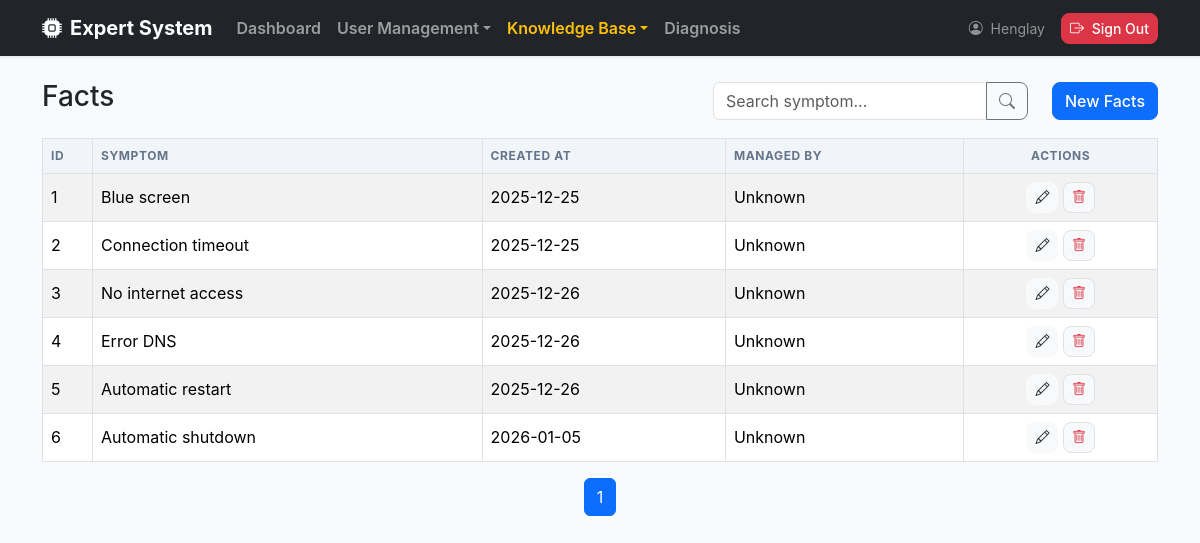
Page /facts/ (signed in) on the committed database.
### app/models/user.py (models this page shows, shortened)
class User(UserMixin, db.Model):
    __tablename__ = "users"
    id = db.Column(db.Integer, primary_key=True)
    username = db.Column(db.String(80), unique=True, nullable=False)
    email = db.Column(db.String(120), unique=True, nullable=False)
    full_name = db.Column(db.String(120), nullable=False)
    is_active = db.Column(db.Boolean, default=True, nullable=False)
    password_hash = db.Column(db.String(255), nullable=False)
    created_at = db.Column(db.DateTime, default=datetime.utcnow, nullable=False)
    updated_at = db.Column(
        db.DateTime, default=datetime.utcnow, onupdate=datetime.utcnow, nullable=False
    )
    roles = db.relationship("Role", secondary= user_roles, back_populates="users")
    facts = db.relationship("Fact", back_populates="user")
    rules = db.relationship("Rule", back_populates="user")
    def has_role(self, role_name: str) -> bool:
        return any(role.name == role_name for role in self.roles) # type: ignore

### app/models/fact.py (models this page shows, shortened)
class Fact(db.Model):
    __tablename__="facts"
    id = db.Column(db.Integer, primary_key=True)
    name = db.Column(db.String(255), unique=True, nullable=False)
    created_at = db.Column(db.DateTime, default=datetime.utcnow, nullable=False)
    updated_at = db.Column(db.DateTime, default=datetime.utcnow, onupdate=datetime.utcnow, nullable=False)
    user_id = db.Column(db.Integer, db.ForeignKey("users.id"), nullable=True)
    rules = db.relationship("Rule", secondary=rule_facts, back_populates="facts")
    user = db.relationship("User", back_populates="facts")

### app/routes/fact_routes.py (the view)
@fact_bp.route("/")
@login_required
@role_required("Admin", "Expert")
def index():
    search_query =  request.args.get("q", "").strip()
    page = request.args.get("page", 1, type=int)
    pagination = FactService.get_fact_all(search_query, page)
    return render_template("facts/index.html",
                           facts=pagination.items,
                           pagination=pagination,
                           search_query=search_query,
                          )

### app/decorator_method/role_perm_decorator.py (called while the page is built)
def role_required(*rolenames):
    def decorator(fn):
        @wraps(fn)
        def wrapped(*args, **kwargs):
            if not any(current_user.has_role(role) for role in rolenames):
                abort(403)
            return fn(*args, **kwargs)
        return wrapped
    return decorator

### app/services/fact_service.py (called while the page is built)
    @staticmethod
    def get_fact_all(search_query: str, page: int, per_page: int = 10) :
        query = Fact.query.order_by(Fact.id.asc())
        if search_query:
            query = query.filter(Fact.name.ilike(f"%{search_query}%"))
        return query.paginate(page=page, per_page=per_page, error_out=False)

### app/templates/facts/index.html (shortened to what this page needs)
{% extends "layouts/base.html" %}
{% block content %}
<div class="d-flex justify-content-between align-items-center mb-3">
    <h1 class="h3 ">Facts</h1>
    <form action="{{ url_for('facts.index') }}" method="GET" class="d-flex ms-auto me-4">
        <div class="input-group">
            <input type="text" name="q" class="form-control" placeholder="Search symptom..."
                value="{{ request.args.get('q', '') }}">
            <button class="btn btn-outline-secondary" type="submit"><i class="bi bi-search"></i></button>
        </div>
    </form>
    <a href="{{ url_for('facts.create') }}" class="btn btn-primary">New Facts</a>
</div>
{% if facts %}
<table class="table table-bordered table-striped align-middle">
    <thead>
        <tr>
            <th style="width: 50px;">Id</th>
            <th>Symptom</th>
            <th>Created At</th>
            <th>Managed By</th>
            <th class="text-center">Actions</th>
        </tr>
    </thead>
    <tbody>
        {% for fact in facts %}
        <tr>
            <td>{{ fact.id }}</td>
            <td>{{ fact.name }}</td>
            <td>{{ fact.created_at.strftime('%Y-%m-%d') }}</td>
            <td>{{ fact.user.username if fact.user else 'Unknown' }}</td>
            <td class="text-center">
                <a href="{{ url_for('facts.edit', fact_id=fact.id) }}" class="btn btn-sm btn-light text-dark"
                    title="Edit">
                    <i class="bi bi-pencil"></i>
                </a>
                <button type="button" class="btn btn-sm btn-light border text-danger" data-bs-toggle="modal"
                    data-bs-target="#deleteModal" data-name="{{ fact.name }}"
                    data-url="{{ url_for('facts.delete', fact_id=fact.id) }}"
                    data-message="Are you sure you want to delete this symptom?">
                    <i class="bi bi-trash"></i></a>
                </button>
            </td>
        </tr>
        {%endfor%}
</table>
<nav>
    <ul class="pagination justify-content-center">
        {% for page_num in pagination.iter_pages() %}
        {% if page_num %}
        <li class="page-item {{ 'active' if page_num == pagination.page }}">
            <a class="page-link" href="{{ url_for('facts.index', page=page_num, q=search_query) }}">
                {{ page_num }}
            </a>
        </li>
        {% else %}
        <li class="page-item disabled"><span class="page-link">...</span></li>
        {% endif %}
        {% endfor %}
    </ul>
</nav>
{% else %}
<p class="text-muted">No facts defined or found.</p>
{% endif %}
{% endblock %}

### app/templates/layouts/base.html (shortened to what this page needs)
<!doctype html>
<html lang="en">
<head>
    <link href="https://cdn.jsdelivr.net/npm/bootstrap@5.3.3/dist/css/bootstrap.min.css" rel="stylesheet" />
    <link rel="stylesheet" href="https://cdn.jsdelivr.net/npm/bootstrap-icons@1.11.3/font/bootstrap-icons.min.css">
</head>
<body>
    <nav class="navbar navbar-expand-lg navbar-dark bg-dark sticky-top mb-4">
        <div class="container">
            {% if current_user.is_authenticated %}
            {% if current_user.has_role("Admin") or current_user.has_role('Expert')%}
            <a class="navbar-brand fw-bold d-flex align-items-center" href="{{ url_for('dashboard.index') }}">
                <i class="bi bi-cpu-fill me-2"></i> Expert System
            </a>
            {% endif %}
            {% else %}
            <a class="navbar-brand fw-bold d-flex align-items-center" href="{{ url_for('diagnosis.diagnose') }}">
                <i class="bi bi-cpu-fill me-2"></i> Expert System
            </a>
            {% endif %}
            {% if current_user.is_authenticated %}
            <div class="collapse navbar-collapse" id="navbarMain">
                <ul class="navbar-nav me-auto">
                    {% if current_user.has_role('Admin') %}
                    <li class="nav-item">
                        <a class="nav-link fw-semibold {% if request.blueprint == 'dashboard' %}text-warning{% endif %}"
                            href="{{ url_for('dashboard.index') }}">Dashboard</a>
                    </li>
                    <li class="nav-item dropdown">
                        <a class="nav-link dropdown-toggle fw-semibold "
                            href="#" data-bs-toggle="dropdown">User Management</a>
                    </li>
                    {% endif %}
                    {% if current_user.has_role('Admin') or current_user.has_role('Expert') %}
                    <li class="nav-item dropdown">
                        <a class="nav-link dropdown-toggle fw-semibold btn
                                    {% if request.blueprint == 'rules' or request.blueprint == 'facts' %}text-warning{% endif %}"
                            href="#" data-bs-toggle="dropdown">Knowledge Base</a>
                    </li>
                    {% endif %}
                    {% endif %}
                    <li class="nav-item">
                        <a class="nav-link fw-semibold {% if request.blueprint == 'diagnosis' %}text-warning{% endif %}"
                            href="{{ url_for('diagnosis.diagnose') }}">Diagnosis</a>
                    </li>
                </ul>
                <ul class="navbar-nav ms-auto align-items-center">
                    {% if current_user.is_authenticated %}
                    <li class="nav-item text-white-50 me-3 small">
                        <i class="bi bi-person-circle me-1"></i> {{ current_user.username }}
                    </li>
                    <li class="nav-item">
                        <button type="button" class="btn btn-danger btn-sm" data-bs-toggle="modal"
                            data-bs-target="#logoutModal" data-message="Are you sure you want to log out?"
                            data-name="{{ current_user.username }}" data-url="{{ url_for('auth.logout') }}">
                            <i class="bi bi-box-arrow-right me-1"></i> Sign Out
                        </button>
                    </li>
                    {% else %}
                    <li class="nav-item">
                        <a class="btn btn-success btn-sm" href="{{ url_for('auth.login') }}">Sign In</a>
                    </li>
                    {% endif %}
                </ul>
            </div>
        </div>
    </nav>
    <main class="container pb-5">
        {% block content %}{% endblock %}
    </main>
</body>
</html>

### app/templates/layouts/base.html (style rules this page uses)
:root { --bs-primary: #2563eb; --bs-primary-rgb: 37, 99, 235; }
body { background-color: #f8fafc; font-family: 'Inter', system-ui, -apple-system, sans-serif; }
.navbar { box-shadow: 0 1px 3px 0 rgba(0, 0, 0, 0.1); }
.btn { border-radius: 8px; font-weight: 500; }
.table thead th { background-color: #f1f5f9; text-transform: uppercase; font-size: 0.75rem; letter-spacing: 0.05em; color: #64748b; border-top: none; }

### rows in the picture
User: username "Henglay"
Fact: id "1", name "Blue screen", created_at "2025-12-25", user "Unknown"
Fact: id "2", name "Connection timeout", created_at "2025-12-25", user "Unknown"
Fact: id "3", name "No internet access", created_at "2025-12-26", user "Unknown"
Fact: id "4", name "Error DNS", created_at "2025-12-26", user "Unknown"
Fact: id "5", name "Automatic restart", created_at "2025-12-26", user "Unknown"
Fact: id "6", name "Automatic shutdown", created_at "2026-01-05", user "Unknown"

### other values in the picture
{{ page_num }} "1"
